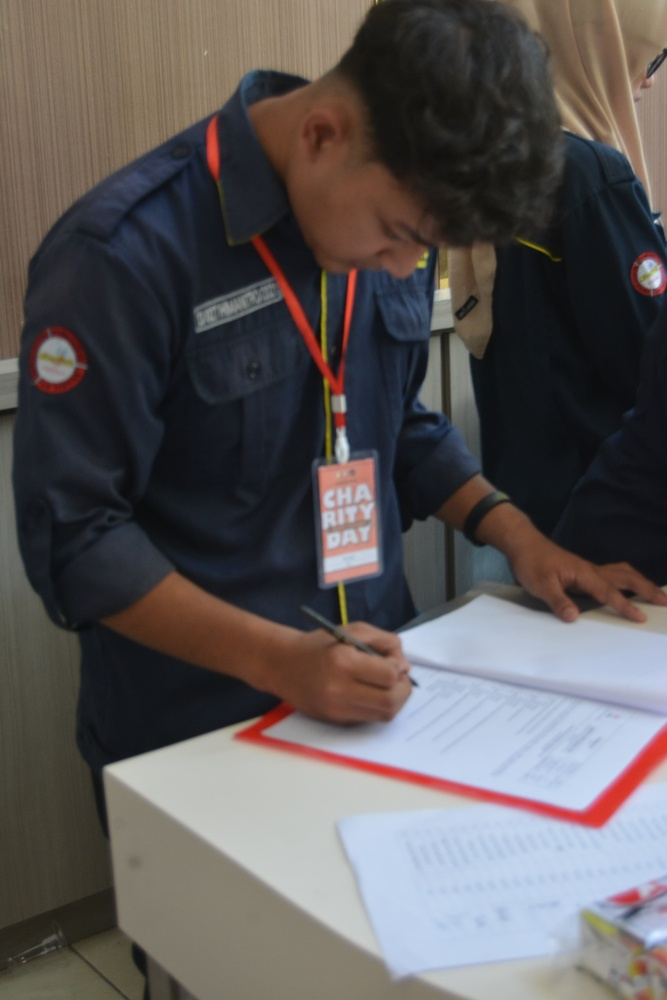
#> input picture fajri.jpeg, 667 x 1000 px, shrunk from 2773 x 4160 before the run
$ python Latihan2.py
#> lines starting #> are read from the running program, lines starting #| are printed output that depends on the picture
import cv2
import numpy as np

image = cv2.imread('fajri.jpeg')
#> image is the input picture: shape (1000, 667, 3); mean B, G, R 87.7, 87.8, 92.5

# maxiimum pixel
max_pixel = 255
citra_negatif = max_pixel - image
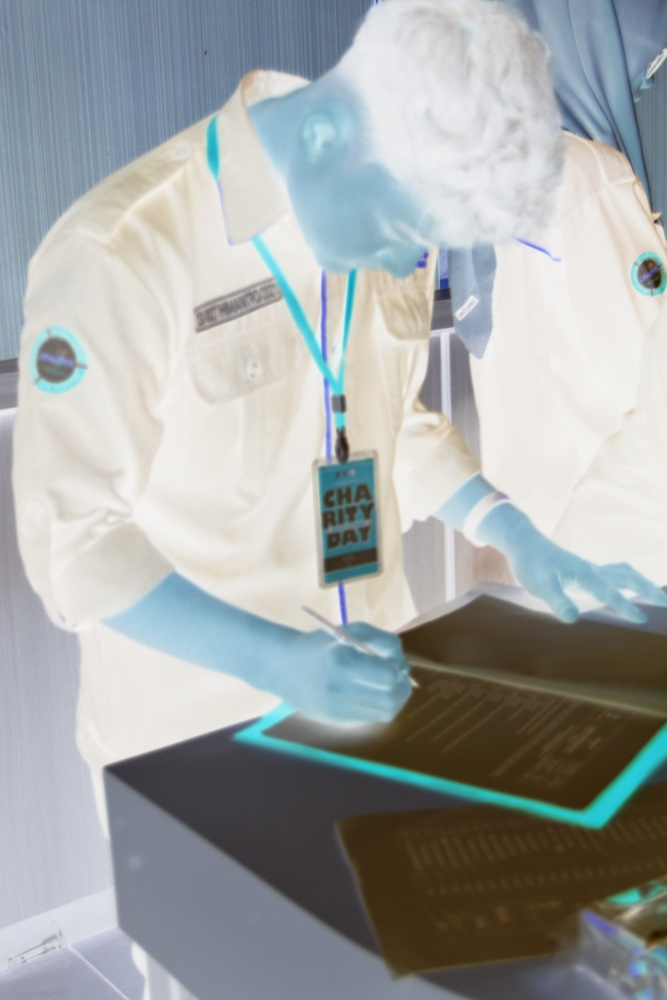
#> citra_negatif: shape (1000, 667, 3); mean B, G, R 167.3, 167.2, 162.5

cv2.imshow('Original', image)
cv2.imshow('Negatif', citra_negatif)
cv2.waitKey(0)
cv2.destroyAllWindows()

$ run again, with haq.jpg copied over fajri.jpeg
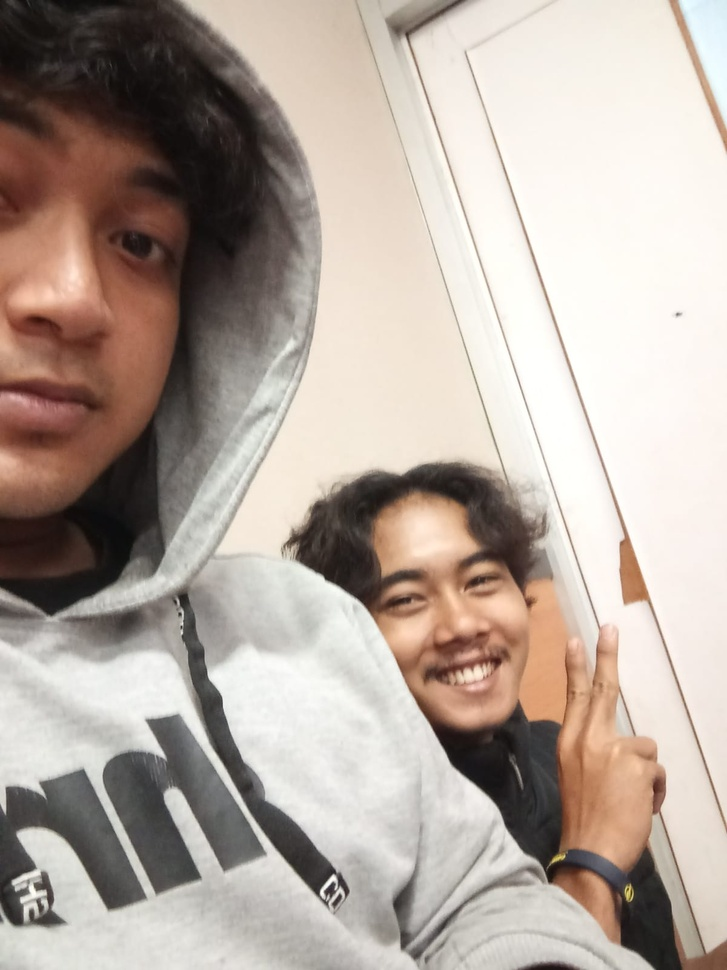
#> input picture haq.jpg, 727 x 970 px, shrunk from 1200 x 1600 before the run
#> image is the input picture: shape (970, 727, 3); mean B, G, R 159, 168, 180.6
#> `citra_negatif = max_pixel - image`:
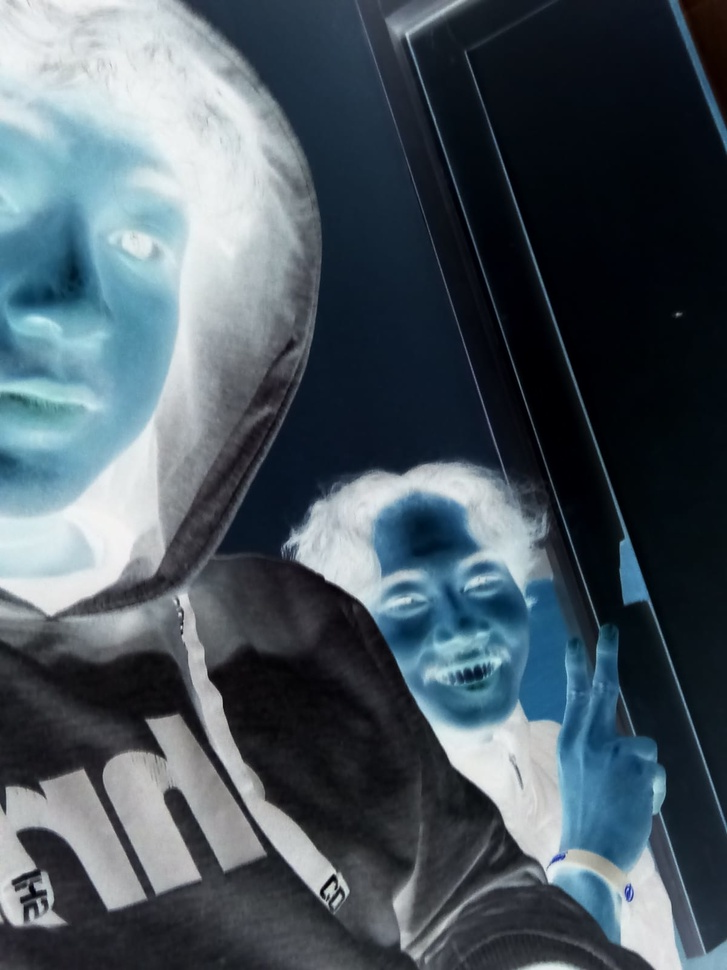
#> citra_negatif: shape (970, 727, 3); mean B, G, R 96, 87, 74.4
